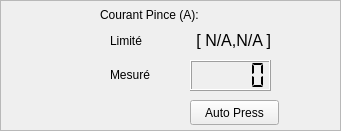
    <widget class="QFrame" name="frame_tool_current">
     <property name="geometry">
      <rect>
       <x>270</x>
       <y>10</y>
       <width>341</width>
       <height>131</height>
      </rect>
     </property>
     <property name="frameShape">
      <enum>QFrame::StyledPanel</enum>
     </property>
     <property name="frameShadow">
      <enum>QFrame::Raised</enum>
     </property>
     <widget class="QLabel" name="tool_force_label_2">
      <property name="geometry">
       <rect>
        <x>110</x>
        <y>30</y>
        <width>71</width>
        <height>21</height>
       </rect>
      </property>
      <property name="text">
       <string>Limité </string>
      </property>
     </widget>
     <widget class="QLabel" name="weight_limited">
      <property name="geometry">
       <rect>
        <x>190</x>
        <y>25</y>
        <width>81</width>
        <height>31</height>
       </rect>
      </property>
      <property name="font">
       <font>
        <pointsize>12</pointsize>
       </font>
      </property>
      <property name="layoutDirection">
       <enum>Qt::RightToLeft</enum>
      </property>
      <property name="text">
       <string>[ N/A,N/A ]</string>
      </property>
      <property name="alignment">
       <set>Qt::AlignRight|Qt::AlignTrailing|Qt::AlignVCenter</set>
      </property>
     </widget>
     <widget class="QLabel" name="tool_force_label_3">
      <property name="geometry">
       <rect>
        <x>100</x>
        <y>4</y>
        <width>131</width>
        <height>21</height>
       </rect>
      </property>
      <property name="text">
       <string>Courant Pince (A):</string>
      </property>
     </widget>
     <widget class="QLabel" name="tool_force_label">
      <property name="geometry">
       <rect>
        <x>110</x>
        <y>60</y>
        <width>70</width>
        <height>30</height>
       </rect>
      </property>
      <property name="text">
       <string>Mesuré</string>
      </property>
     </widget>
     <widget class="QLCDNumber" name="tool_force_lcdNumber">
      <property name="geometry">
       <rect>
        <x>190</x>
        <y>60</y>
        <width>81</width>
        <height>31</height>
       </rect>
      </property>
      <property name="segmentStyle">
       <enum>QLCDNumber::Flat</enum>
      </property>
     </widget>
     <widget class="QLabel" name="under_voltage_tool">
      <property name="geometry">
       <rect>
        <x>20</x>
        <y>30</y>
        <width>64</width>
        <height>51</height>
       </rect>
      </property>
      <property name="text">
       <string/>
      </property>
      <property name="pixmap">
       <pixmap>images/pinza_verde_peq2.png</pixmap>
      </property>
      <property name="scaledContents">
       <bool>true</bool>
      </property>
     </widget>
     <widget class="QPushButton" name="press_Button">
      <property name="geometry">
       <rect>
        <x>190</x>
        <y>100</y>
        <width>89</width>
        <height>25</height>
       </rect>
      </property>
      <property name="text">
       <string>Auto Press</string>
      </property>
     </widget>
    </widget>
